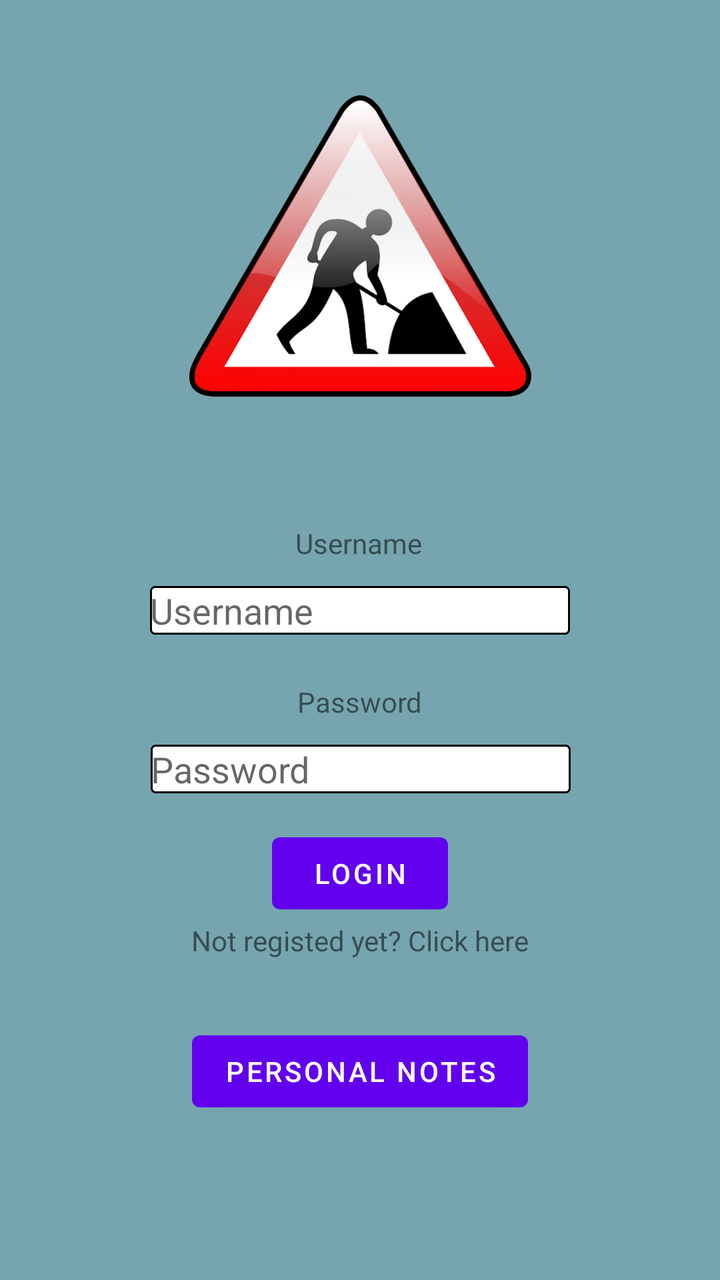
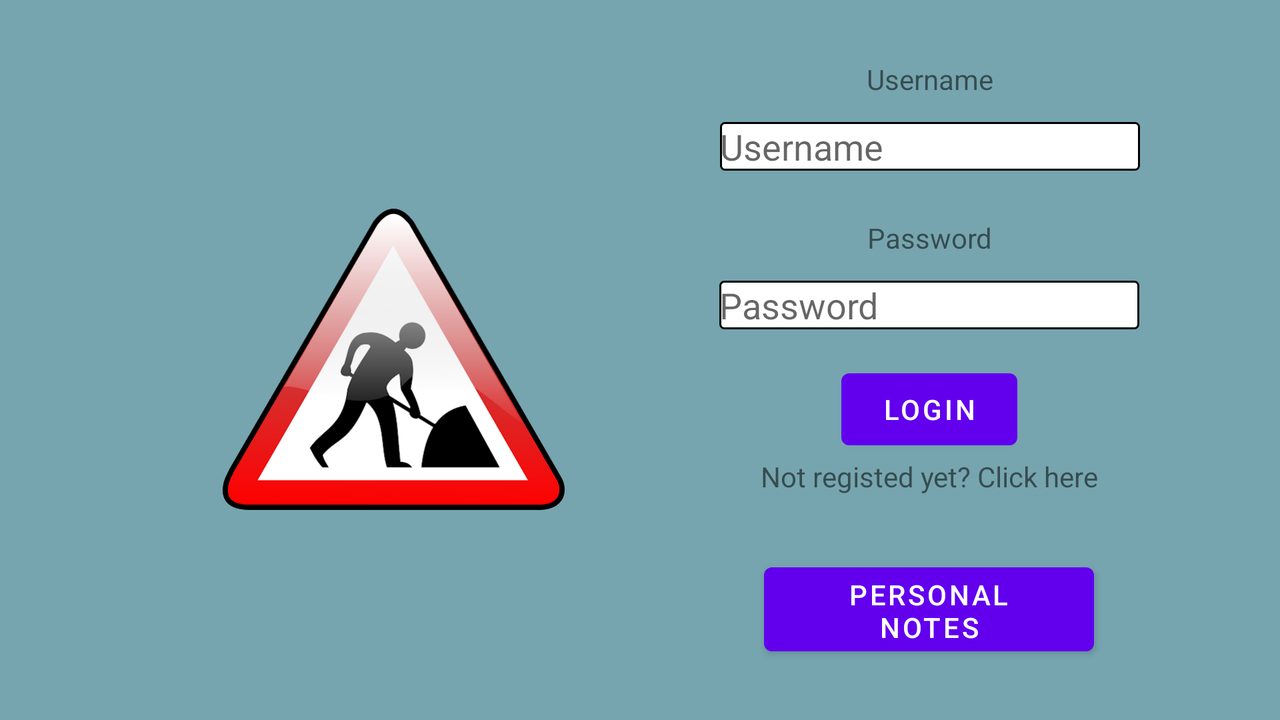

One screen, two layout resources from the same app: the default and the repository's alternative for another configuration. Each is rendered where Android would select it; the XML of both is given below.
<!-- AndroidManifest.xml: application theme Theme.COMMOV_HelpApp -->
<!-- res/layout/activity_main.xml -->
<?xml version="1.0" encoding="utf-8"?>
<androidx.constraintlayout.widget.ConstraintLayout xmlns:android="http://schemas.android.com/apk/res/android"
    xmlns:app="http://schemas.android.com/apk/res-auto"
    xmlns:tools="http://schemas.android.com/tools"
    android:layout_width="match_parent"
    android:layout_height="match_parent"
    android:background="@color/Background"
    tools:context=".MainActivity">

    <ImageView
        android:id="@+id/Logo"
        android:layout_width="171dp"
        android:layout_height="214dp"
        android:layout_marginTop="16dp"
        android:contentDescription="Logo Roadwork"
        app:layout_constraintEnd_toEndOf="parent"
        app:layout_constraintStart_toStartOf="parent"
        app:layout_constraintTop_toTopOf="parent"
        app:srcCompat="@drawable/appmainicon" />

    <TextView
        android:id="@+id/labelUsername"
        android:layout_width="wrap_content"
        android:layout_height="wrap_content"
        android:layout_marginTop="32dp"
        android:text="@string/username"
        app:layout_constraintEnd_toEndOf="parent"
        app:layout_constraintHorizontal_bias="0.498"
        app:layout_constraintStart_toStartOf="parent"
        app:layout_constraintTop_toBottomOf="@+id/Logo" />

    <EditText
        android:id="@+id/editUsername"
        android:layout_width="wrap_content"
        android:layout_height="wrap_content"
        android:layout_marginTop="12dp"
        android:background="@drawable/rectangle"
        android:ems="10"
        android:hint="@string/username"
        android:inputType="textPersonName"
        app:layout_constraintEnd_toEndOf="parent"
        app:layout_constraintStart_toStartOf="parent"
        app:layout_constraintTop_toBottomOf="@+id/labelUsername" />

    <TextView
        android:id="@+id/labelPass"
        android:layout_width="wrap_content"
        android:layout_height="wrap_content"
        android:layout_marginTop="24dp"
        android:text="@string/password"
        app:layout_constraintEnd_toEndOf="parent"
        app:layout_constraintStart_toStartOf="parent"
        app:layout_constraintTop_toBottomOf="@+id/editUsername" />

    <EditText
        android:id="@+id/editPassword"
        android:layout_width="wrap_content"
        android:layout_height="wrap_content"
        android:layout_marginTop="12dp"
        android:background="@drawable/rectangle"
        android:ems="10"
        android:hint="@string/password"
        android:inputType="textPassword"
        app:layout_constraintEnd_toEndOf="parent"
        app:layout_constraintHorizontal_bias="0.502"
        app:layout_constraintStart_toStartOf="parent"
        app:layout_constraintTop_toBottomOf="@+id/labelPass" />

    <Button
        android:id="@+id/butLogin"
        android:layout_width="wrap_content"
        android:layout_height="wrap_content"
        android:layout_marginTop="16dp"
        android:text="@string/butLogin"
        app:layout_constraintEnd_toEndOf="parent"
        app:layout_constraintStart_toStartOf="parent"
        app:layout_constraintTop_toBottomOf="@+id/editPassword" />

    <TextView
        android:id="@+id/butRegistar"
        android:layout_width="wrap_content"
        android:layout_height="wrap_content"
        android:text="@string/LinkRegistar"
        app:layout_constraintEnd_toEndOf="parent"
        app:layout_constraintStart_toStartOf="parent"
        app:layout_constraintTop_toBottomOf="@+id/butLogin" />

    <Button
        android:id="@+id/butNotas"
        android:layout_width="wrap_content"
        android:layout_height="wrap_content"
        android:layout_marginTop="32dp"
        android:text="@string/butNotas"
        app:layout_constraintEnd_toEndOf="parent"
        app:layout_constraintStart_toStartOf="parent"
        app:layout_constraintTop_toBottomOf="@+id/butRegistar" />

</androidx.constraintlayout.widget.ConstraintLayout>
<!-- resources referenced by this layout -->
<resources>
  <color name="Background">#76a5af</color>
  <!-- drawable appmainicon: png bitmap (drawable, 44374 bytes) -->
  <!-- drawable rectangle (drawable) -->
  <shape
      xmlns:android="http://schemas.android.com/apk/res/android"
      android:shape="rectangle">
      <solid
          android:color="#FFFFFF"/>
  
      <corners
          android:bottomRightRadius="2dp"
          android:bottomLeftRadius="2dp"
          android:topLeftRadius="2dp"
          android:topRightRadius="2dp"/>
      <stroke
          android:color="#000000"
          android:width="1dp"/>
  </shape>
  <string name="LinkRegistar">Not registed yet? Click here</string>
  <string name="butLogin">Login</string>
  <string name="butNotas">Personal Notes</string>
  <string name="password">Password</string>
  <string name="username">Username</string>
  <style name="Theme.COMMOV_HelpApp" parent="Theme.MaterialComponents.DayNight.DarkActionBar">
          
          <item name="colorPrimary">@color/purple_500</item>
          <item name="colorPrimaryVariant">@color/purple_700</item>
          <item name="colorOnPrimary">@color/white</item>
          
          <item name="colorSecondary">@color/teal_200</item>
          <item name="colorSecondaryVariant">@color/teal_700</item>
          <item name="colorOnSecondary">@color/black</item>
          
          <item name="android:statusBarColor" tools:targetApi="l">?attr/colorPrimaryVariant</item>
          
      </style>
  <color name="purple_500">#FF6200EE</color>
  <color name="purple_700">#FF3700B3</color>
  <color name="white">#FFFFFFFF</color>
  
      //Background
  <color name="teal_200">#FF03DAC5</color>
  <color name="teal_700">#FF018786</color>
  <color name="black">#FF000000</color>
</resources>
<!-- res/layout-land/activity_main.xml (the repository's variant of the layout above) -->
<!-- drawn on the phone turned sideways -->
<?xml version="1.0" encoding="utf-8"?>
<androidx.constraintlayout.widget.ConstraintLayout xmlns:android="http://schemas.android.com/apk/res/android"
    xmlns:app="http://schemas.android.com/apk/res-auto"
    xmlns:tools="http://schemas.android.com/tools"
    android:layout_width="match_parent"
    android:layout_height="match_parent"
    android:background="@color/Background"
    tools:context=".MainActivity">

    <ImageView
        android:id="@+id/Logo"
        android:layout_width="171dp"
        android:layout_height="214dp"
        android:layout_marginEnd="40dp"
        android:layout_marginRight="40dp"
        android:contentDescription="Logo Roadwork"
        app:layout_constraintBottom_toBottomOf="parent"
        app:layout_constraintEnd_toStartOf="@id/labelUsername"
        app:layout_constraintStart_toStartOf="parent"
        app:layout_constraintTop_toTopOf="parent"
        app:layout_constraintVertical_bias="0.497"
        app:srcCompat="@drawable/appmainicon" />

    <TextView
        android:id="@+id/labelUsername"
        android:layout_width="wrap_content"
        android:layout_height="wrap_content"
        android:layout_marginTop="30dp"
        android:layout_marginEnd="32dp"
        android:layout_marginRight="32dp"
        android:text="@string/username"
        app:layout_constraintEnd_toEndOf="parent"
        app:layout_constraintHorizontal_bias="0.501"
        app:layout_constraintStart_toEndOf="@+id/Logo"
        app:layout_constraintTop_toTopOf="parent" />

    <EditText
        android:id="@+id/editUsername"
        android:layout_width="wrap_content"
        android:layout_height="wrap_content"
        android:layout_marginTop="12dp"
        android:background="@drawable/rectangle"
        android:ems="10"
        android:hint="@string/username"
        android:inputType="textPersonName"
        app:layout_constraintEnd_toEndOf="@+id/labelUsername"
        app:layout_constraintStart_toStartOf="@+id/labelUsername"
        app:layout_constraintTop_toBottomOf="@+id/labelUsername" />

    <TextView
        android:id="@+id/labelPass"
        android:layout_width="wrap_content"
        android:layout_height="wrap_content"
        android:layout_marginTop="24dp"
        android:text="@string/password"
        app:layout_constraintEnd_toEndOf="@+id/editUsername"
        app:layout_constraintStart_toStartOf="@+id/editUsername"
        app:layout_constraintTop_toBottomOf="@+id/editUsername" />

    <EditText
        android:id="@+id/editPassword"
        android:layout_width="wrap_content"
        android:layout_height="wrap_content"
        android:layout_marginTop="12dp"
        android:background="@drawable/rectangle"
        android:ems="10"
        android:hint="@string/password"
        android:inputType="textPassword"
        app:layout_constraintEnd_toEndOf="@+id/labelPass"
        app:layout_constraintHorizontal_bias="0.502"
        app:layout_constraintStart_toStartOf="@+id/labelPass"
        app:layout_constraintTop_toBottomOf="@+id/labelPass" />

    <Button
        android:id="@+id/butLogin"
        android:layout_width="wrap_content"
        android:layout_height="wrap_content"
        android:layout_marginTop="16dp"
        android:text="@string/butLogin"
        app:layout_constraintEnd_toEndOf="@+id/editPassword"
        app:layout_constraintStart_toStartOf="@+id/editPassword"
        app:layout_constraintTop_toBottomOf="@+id/editPassword" />

    <TextView
        android:id="@+id/butRegistar"
        android:layout_width="wrap_content"
        android:layout_height="wrap_content"
        android:text="@string/LinkRegistar"
        app:layout_constraintEnd_toEndOf="@+id/butLogin"
        app:layout_constraintStart_toStartOf="@+id/butLogin"
        app:layout_constraintTop_toBottomOf="@+id/butLogin" />

    <Button
        android:id="@+id/butNotas"
        android:layout_width="165dp"
        android:layout_height="54dp"
        android:layout_marginTop="30dp"
        android:text="@string/butNotas"
        app:layout_constraintBottom_toBottomOf="parent"
        app:layout_constraintEnd_toEndOf="@+id/butRegistar"
        app:layout_constraintHorizontal_bias="0.458"
        app:layout_constraintStart_toStartOf="@+id/butRegistar"
        app:layout_constraintTop_toBottomOf="@+id/butRegistar"
        app:layout_constraintVertical_bias="0.0" />

</androidx.constraintlayout.widget.ConstraintLayout>
